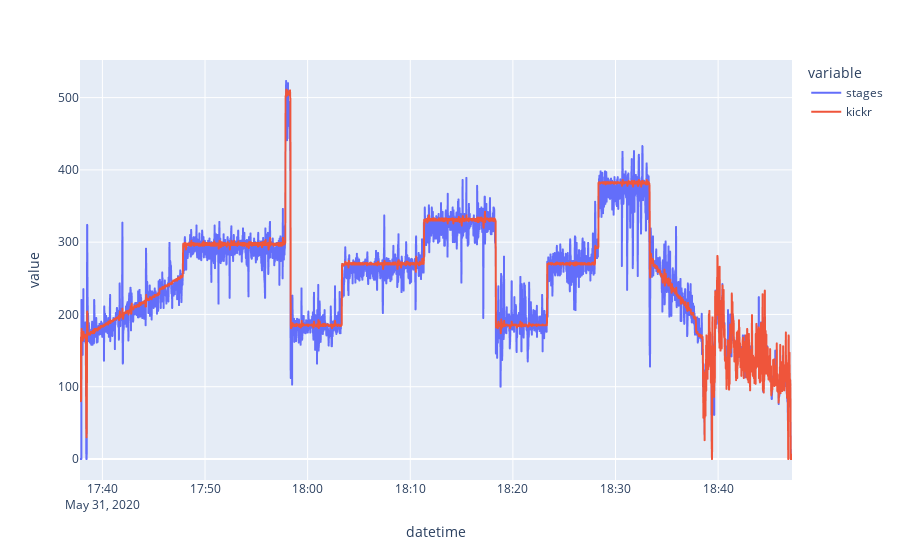

The notebook cell this image was saved under:
### Code cell
import plotly.express as px
import plotly.graph_objects as go

import pandas as pd

df = pd.DataFrame(bundled_time_power)
fig = px.line(df, x='datetime', y=['stages', 'kickr'])
fig.show()

### Figure 1 — Plotly figure (JSON) as saved in the notebook; plotly's stock layout.template omitted (floating-point values rounded to 4 significant figures; data arrays with more than 128 entries replaced by an {"elided": "..."} marker saying what was removed)
{"data": [{"hovertemplate": "variable=stages<br>datetime=%{x}<br>value=%{y}<extra></extra>", "legendgroup": "stages", "line": {"color": "#636efa", "dash": "solid"}, "mode": "lines", "name": "stages", "showlegend": true, "type": "scattergl", "x": {"elided": "4164 str values"}, "xaxis": "x", "y": {"elided": "4164 int values"}, "yaxis": "y"}, {"hovertemplate": "variable=kickr<br>datetime=%{x}<br>value=%{y}<extra></extra>", "legendgroup": "kickr", "line": {"color": "#EF553B", "dash": "solid"}, "mode": "lines", "name": "kickr", "showlegend": true, "type": "scattergl", "x": {"elided": "4164 str values"}, "xaxis": "x", "y": {"elided": "4164 int values"}, "yaxis": "y"}], "layout": {"legend": {"title": {"text": "variable"}, "tracegroupgap": 0}, "margin": {"t": 60}, "xaxis": {"anchor": "y", "domain": [0, 1], "title": {"text": "datetime"}}, "yaxis": {"anchor": "x", "domain": [0, 1], "title": {"text": "value"}}}}
